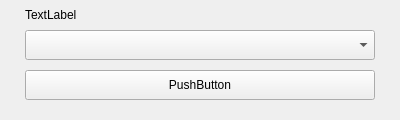
<?xml version="1.0" encoding="UTF-8"?>
<ui version="4.0">
 <class>Form</class>
 <widget class="QWidget" name="Form">
  <property name="geometry">
   <rect>
    <x>0</x>
    <y>0</y>
    <width>400</width>
    <height>120</height>
   </rect>
  </property>
  <property name="minimumSize">
   <size>
    <width>400</width>
    <height>120</height>
   </size>
  </property>
  <property name="maximumSize">
   <size>
    <width>400</width>
    <height>120</height>
   </size>
  </property>
  <property name="windowTitle">
   <string>Form</string>
  </property>
  <widget class="QLabel" name="updateModeLabel">
   <property name="geometry">
    <rect>
     <x>25</x>
     <y>5</y>
     <width>350</width>
     <height>20</height>
    </rect>
   </property>
   <property name="text">
    <string>TextLabel</string>
   </property>
  </widget>
  <widget class="QComboBox" name="updateModeComboBox">
   <property name="geometry">
    <rect>
     <x>25</x>
     <y>30</y>
     <width>350</width>
     <height>30</height>
    </rect>
   </property>
  </widget>
  <widget class="QPushButton" name="updatePushButton">
   <property name="geometry">
    <rect>
     <x>25</x>
     <y>70</y>
     <width>350</width>
     <height>30</height>
    </rect>
   </property>
   <property name="text">
    <string>PushButton</string>
   </property>
  </widget>
 </widget>
 <resources/>
 <connections/>
</ui>
